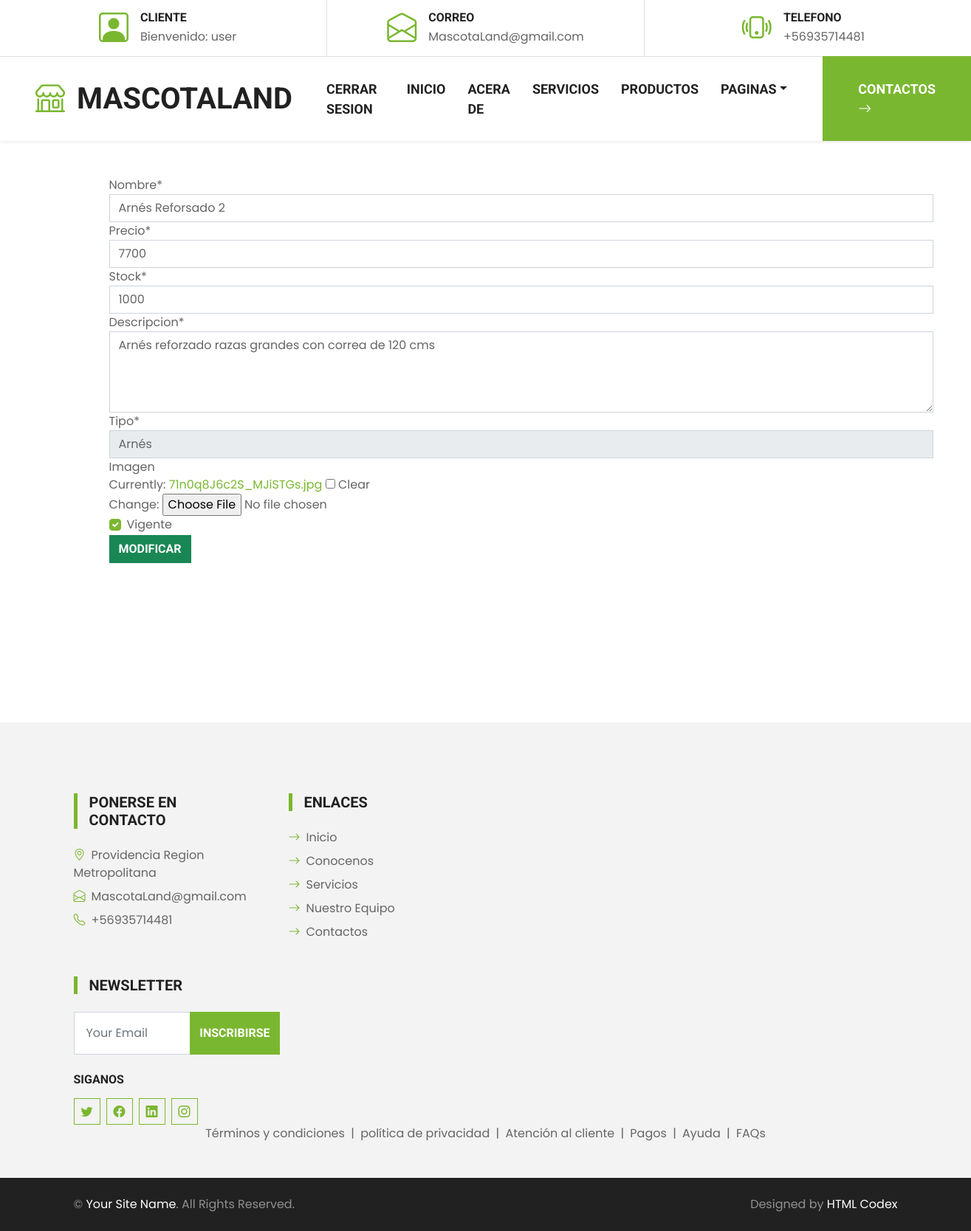
The page /update/1/ (signed in) on the database its author committed.
### core/models.py (models this page shows, shortened)
class Producto(models.Model):
    nombre = models.CharField(max_length=50)
    precio = models.IntegerField()
    stock = models.IntegerField()
    descripcion = models.CharField(max_length=250)
    tipo = models.ForeignKey(TipoProducto, on_delete=models.CASCADE)
    imagen = models.ImageField(null=True,blank=True)
    vigente = models.BooleanField()

class TipoProducto(models.Model):
    descripcion = models.CharField(max_length=50)
    def __str__(self):
        return self.descripcion

### core/views.py (the view)
# urls.py: path('update/<id>/', update, name="update"),
@login_required
def update(request, id):
    producto = Producto.objects.get(id=id) # OBTIENE UN PRODUCTO POR EL ID
    data = {
        'form' : ProductoForm(instance=producto) # CARGAMOS EL PRODUCTO EN EL FORMULARIO
    }
    if request.method == 'POST':
        formulario = ProductoForm(data=request.POST, instance=producto, files=request.FILES) # NUEVA INFORMACION
        if formulario.is_valid():
            formulario.save() # INSERT INTO.....
            messages.success(request, "Producto actualizado correctamente")
            data['form'] = formulario # CARGA LA NUEVA INFOR EN EL FORMULARIO
    return render(request, 'core/update-product.html', data)

### core/forms.py
class ProductoForm(ModelForm):
    nombre = forms.CharField(min_length=4,widget=forms.TextInput(attrs={"placeholder":"Ingrese Nombre"}))
    precio = forms.IntegerField(min_value=0,widget=forms.NumberInput(attrs={"placeholder":"Ingrese Precio"}))
    stock = forms.IntegerField(min_value=0,widget=forms.NumberInput(attrs={"placeholder":"Ingrese Stock"}))
    descripcion = forms.CharField(min_length=10,max_length=250,widget=forms.Textarea(attrs={"rows":4}))
    class Meta:
        model = Producto
        fields = '__all__'
        widgets = {
            'vencimiento' : forms.SelectDateWidget(years=range(1940,2024))
        }

### core/templates/core/update-product.html (shortened to what this page needs)
{% extends 'core/base.html' %}
{% load static %}
{% load crispy_forms_tags %}
{% block contenido %}
<div class="container">
    <div class="row">
        <div class="col-12 m-5">
            <form action="" method="POST" enctype="multipart/form-data">
                <table>
                    {{ form | crispy }}
                </table>
                <input type="submit" class="btn btn-success" value="Modificar">
            </form>
            <br><br><br><br><br>
        </div>
    </div>
</div>
{% endblock %}

### core/templates/core/base.html (shortened to what this page needs)
{% load static %}
<!DOCTYPE html>
<html lang="en">
<head>
    <link href="https://cdn.jsdelivr.net/npm/bootstrap-icons@1.4.1/font/bootstrap-icons.css" rel="stylesheet">
    <link href="{% static 'core/lib/flaticon/font/flaticon.css' %}" rel="stylesheet">
    <link href="{% static 'core/lib/owlcarousel/assets/owl.carousel.min.css' %}" rel="stylesheet">
    <link href="{% static 'core/css/bootstrap.min.css' %}" rel="stylesheet">
    <link href="{% static 'core/css/style.css' %}" rel="stylesheet">
</head>
<body>
    <div class="container-fluid border-bottom d-none d-lg-block">
        <div class="row gx-0">
            <div class="col-lg-4 text-center py-2">
                <div class="d-inline-flex align-items-center">
                    <i class="bi bi-person-square fs-1 text-primary me-3"></i>
                    <div class="text-start">
                        <h6 class="text-uppercase mb-1">Cliente</h6>
                        {% if user.is_authenticated %}
                        <span>Bienvenido: {{user.username}}</span>
                        {% else %}
                        <span>Bienvenido querido cliente </span>
                        {% endif %}
                    </div>
                </div>
            </div>
            <div class="col-lg-4 text-center border-start border-end py-2">
                <div class="d-inline-flex align-items-center">
                    <i class="bi bi-envelope-open fs-1 text-primary me-3"></i>
                    <div class="text-start">
                        <h6 class="text-uppercase mb-1">Correo</h6>
                        <span>MascotaLand@gmail.com</span>
                    </div>
                </div>
            </div>
            <div class="col-lg-4 text-center py-2">
                <div class="d-inline-flex align-items-center">
                    <i class="bi bi-phone-vibrate fs-1 text-primary me-3"></i>
                    <div class="text-start">
                        <h6 class="text-uppercase mb-1">Telefono</h6>
                        <span>+56935714481</span>
                    </div>
                </div>
            </div>
        </div>
    </div>
    <nav class="navbar navbar-expand-lg bg-white navbar-light shadow-sm py-3 py-lg-0 px-3 px-lg-0">
        <a href="{% url 'index'%}" class="navbar-brand ms-lg-5">
            <h1 class="m-0 text-uppercase text-dark"><i class="bi bi-shop fs-1 text-primary me-3"></i>MascotaLand</h1>
        </a>
        <div class="collapse navbar-collapse" id="navbarCollapse">
            <div class="navbar-nav ms-auto py-0">
                {% if user.is_authenticated %}
                <a href="{% url 'logout' %}" class="nav-item nav-link ">Cerrar sesion</a>
                {% else %}
                <a href="{% url 'login' %}" class="nav-item nav-link ">Iniciar sesion</a>
                {% endif %}
                <a href="{% url 'index'%}" class="nav-item nav-link ">Inicio</a>
                <a href="{% url 'about'%}" class="nav-item nav-link">Acera De</a>
                <a href="{% url 'service'%}" class="nav-item nav-link">Servicios</a>
                <a href="{% url 'product'%}" class="nav-item nav-link">Productos</a>
                <div class="nav-item dropdown">
                    <a href="#" class="nav-link dropdown-toggle" data-bs-toggle="dropdown">Paginas</a>
                </div>
                <a href="{% url 'contact' %}" class="nav-item nav-link nav-contact bg-primary text-white px-5 ms-lg-5">Contactos
                    <i class="bi bi-arrow-right"></i></a>
            </div>
        </div>
    </nav>
    {% block contenido %}
    {% endblock %}
    <div class="container-fluid bg-light mt-5 py-5">
        <div class="container pt-5">
            <div class="row g-5">
                <div class="col-lg-3 col-md-6">
                    <h5 class="text-uppercase border-start border-5 border-primary ps-3 mb-4">Ponerse en contacto</h5>
                    <p class="mb-2"><i class="bi bi-geo-alt text-primary me-2"></i>Providencia Region Metropolitana</p>
                    <p class="mb-2"><i class="bi bi-envelope-open text-primary me-2"></i>MascotaLand@gmail.com</p>
                    <p class="mb-0"><i class="bi bi-telephone text-primary me-2"></i>+56935714481</p>
                </div>
                <div class="col-lg-3 col-md-6">
                    <h5 class="text-uppercase border-start border-5 border-primary ps-3 mb-4">Enlaces</h5>
                    <div class="d-flex flex-column justify-content-start">
                        <a class="text-body mb-2" href="{% url 'index'%}"><i class="bi bi-arrow-right text-primary me-2"></i>Inicio</a>
                        <a class="text-body mb-2" href="{% url 'about'%}"><i class="bi bi-arrow-right text-primary me-2"></i>Conocenos</a>
                        <a class="text-body mb-2" href="{% url 'service'%}"><i class="bi bi-arrow-right text-primary me-2"></i>Servicios</a>
                        <a class="text-body mb-2" href="{% url 'team'%}"><i class="bi bi-arrow-right text-primary me-2"></i>Nuestro Equipo</a>
                        <a class="text-body" href="{% url 'contact' %}"><i class="bi bi-arrow-right text-primary me-2"></i>Contactos</a>
                    </div>
                </div>
                </div>
                <div class="col-lg-3 col-md-6">
                    <h5 class="text-uppercase border-start border-5 border-primary ps-3 mb-4">Newsletter</h5>
                    <form action="">
                        <div class="input-group">
                            <input type="text" class="form-control p-3" placeholder="Your Email">
                            <button class="btn btn-primary">Inscribirse</button>
                        </div>
                    </form>
                    <h6 class="text-uppercase mt-4 mb-3">Siganos</h6>
                    <div class="d-flex">
                        <a class="btn btn-outline-primary btn-square me-2" href="#"><i class="bi bi-twitter"></i></a>
                        <a class="btn btn-outline-primary btn-square me-2" href="#"><i class="bi bi-facebook"></i></a>
                        <a class="btn btn-outline-primary btn-square me-2" href="#"><i class="bi bi-linkedin"></i></a>
                        <a class="btn btn-outline-primary btn-square" href="#"><i class="bi bi-instagram"></i></a>
                    </div>
                </div>
                <div class="col-12 text-center text-body">
                    <a class="text-body" href="">Términos y condiciones</a>
                    <span class="mx-1">|</span>
                    <a class="text-body" href="">política de privacidad</a>
                    <span class="mx-1">|</span>
                    <a class="text-body" href="">Atención al cliente</a>
                    <span class="mx-1">|</span>
                    <a class="text-body" href="">Pagos</a>
                    <span class="mx-1">|</span>
                    <a class="text-body" href="">Ayuda</a>
                    <span class="mx-1">|</span>
                    <a class="text-body" href="">FAQs</a>
                </div>
            </div>
        </div>
    <div class="container-fluid bg-dark text-white-50 py-4">
        <div class="container">
            <div class="row g-5">
                <div class="col-md-6 text-center text-md-start">
                    <p class="mb-md-0">&copy; <a class="text-white" href="#">Your Site Name</a>. All Rights Reserved.
                    </p>
                </div>
                <div class="col-md-6 text-center text-md-end">
                    <p class="mb-0">Designed by <a class="text-white" href="https://htmlcodex.com">HTML Codex</a></p>
                </div>
            </div>
        </div>
    </div>
</body>
</html>

### core/static/core/css/style.css (style rules this page uses)
:root { --primary: #7AB730; --secondary: #FFD33C; --light: #F3F3F3; --dark: #212121; }
.btn { font-family: 'Roboto', sans-serif; text-transform: uppercase; font-weight: 700; transition: .5s; }
.btn-primary { color: #FFFFFF; }
.btn-square { width: 36px; height: 36px; }
.btn-square, .btn-sm-square, .btn-lg-square { padding-left: 0; padding-right: 0; text-align: center; }
.navbar-light .navbar-nav .nav-link { font-family: 'Roboto', sans-serif; position: relative; margin-left: 30px; padding: 30px 0; font-size: 18px; font-weight: 700; text-transform: uppercase; color: var(--dark); outline: none; transition: .5s; }
@media (min-width: 992px) { .navbar-light .navbar-nav .nav-link::before { position: absolute; content: ""; width: 0; height: 7px; top: -4px; left: 50%; background: var(--primary); transition: .5s; } }
@media (min-width: 992px) { .navbar-light .navbar-nav .nav-link.nav-contact::before { width: 100%; height: 1px; top: -1px; left: 0; } }

### rows shown on the page
Producto: nombre "Arnés Reforsado 2", precio "7700", stock "1000", descripcion "Arnés reforzado razas grandes con correa de 120 cms", tipo "Arnés", vigente "☑"

### other values the page prints
{{ user.username }} "user"
